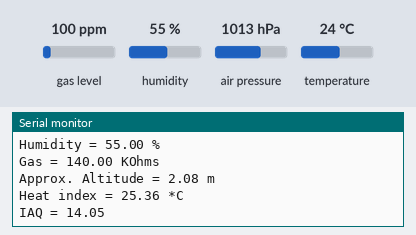
Bench run of a program on a simulated ESP32. On the bench: the last lines printed to the serial monitor. The test bench sets the inputs (shaded band); at power-on: gas level 100 ppm, humidity 55 %, air pressure 1013 hPa, temperature 24 °C.

Above: at 1.2 s.
1.3 s: gas level set to 20 ppm
4.4 s: humidity set to 22 %
At 5.41 s:
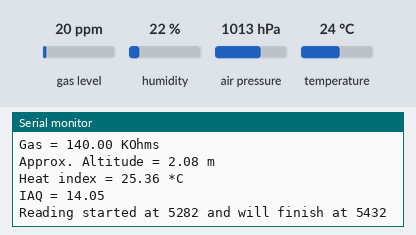
7.5 s: air pressure set to 952 hPa
At 8.0 s:
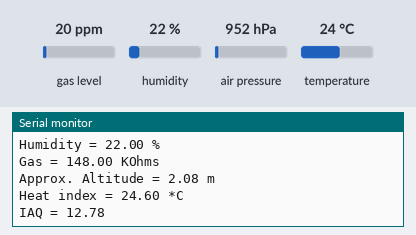
10.6 s: temperature set to 12 °C
At 11.9 s:
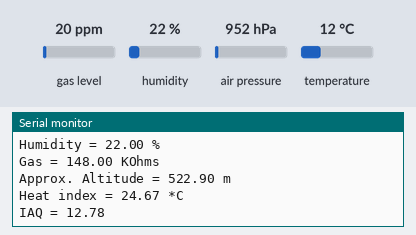

The program:

main.cpp
```cpp
#include <Arduino.h>
#include <Wire.h>
#include <U8g2lib.h>
#include <Adafruit_Sensor.h>
#include <Adafruit_BME680.h>

// define i2c pins
#define SDA 21
#define SCL 22

#define SEALEVELPRESSURE_HPA (1013.25)

float temp;
float hum;
float pres;
float gas;
float alt;
float hi;
float iaq;

// init display
// FIX connection to Display

// U8G2_SSD1309_128X64_NONAME0_F_HW_I2C desplay(U8G2_R0, SCL, SDA);
Adafruit_BME680 bme; // I2C

void setup()
{
  Serial.begin(9600);
  while (!Serial)
    ;
  if (!bme.begin())
  {
    Serial.println("Could not find a valid BME680 sensor, check wiring!");
    while (1)
      ;
  }
  bme.setTemperatureOversampling(BME680_OS_16X);
  bme.setHumidityOversampling(BME680_OS_16X);
  bme.setPressureOversampling(BME680_OS_16X);
  bme.setIIRFilterSize(BME680_FILTER_SIZE_3);
  bme.setGasHeater(320, 150); // 320*C for 150 ms
  // put your setup code here, to run once:
  // desplay.begin();
  // desplay.setFont(u8g2_font_ncenB08_tr);
  // desplay.drawStr(0, 10, "Hello World!");
  // desplay.sendBuffer();
}

void loop()
{
  unsigned long endTime = bme.beginReading();
  if (endTime == 0)
  {
    Serial.println("Failed to begin reading :(");
    return;
  }
  Serial.print("Reading started at ");
  Serial.print(millis());
  Serial.print(" and will finish at ");
  Serial.println(endTime);

  if (!bme.endReading())
  {
    Serial.println("Failed to complete reading :(");
    return;
  }
  Serial.print("Reading completed at ");
  Serial.print(millis());
  Serial.println(", results:");
  Serial.print("Temperature = ");

  temp = bme.temperature;
  hum = bme.humidity;
  pres = bme.pressure;
  gas = bme.gas_resistance;
  alt = bme.readAltitude(SEALEVELPRESSURE_HPA);
  hi = -8.78469475556 + 1.61139411 * temp + 2.33854883889 * hum + -0.14611605 * temp * hum + -0.012308094 * (temp * temp) + -0.0164248277778 * (hum * hum) + 0.002211732 * (temp * temp) * hum + 0.00072546 * temp * (hum * hum) + -0.000003582 * (temp * temp) * (hum * hum);

  iaq = log(gas) + 0.04 * hum;

  Serial.print(temp);
  Serial.println(" *C");

  Serial.print(F("Pressure = "));
  Serial.print(pres / 100.0);
  Serial.println(F(" hPa"));

  Serial.print(F("Humidity = "));
  Serial.print(hum);
  Serial.println(F(" %"));

  Serial.print(F("Gas = "));
  Serial.print(gas / 1000.0);
  Serial.println(F(" KOhms"));

  Serial.print(F("Approx. Altitude = "));
  Serial.print(alt);
  Serial.println(F(" m"));

  Serial.print(F("Heat index = "));
  Serial.print(hi);
  Serial.println(F(" *C"));

  // Calculate IAQ
  Serial.print(F("IAQ = "));
  Serial.print(iaq);
  Serial.println();
  delay(5000);
}
```

Measured:
- after the input at 10.6 s, the serial monitor: prints a new line after 0.12 s (image 3)
